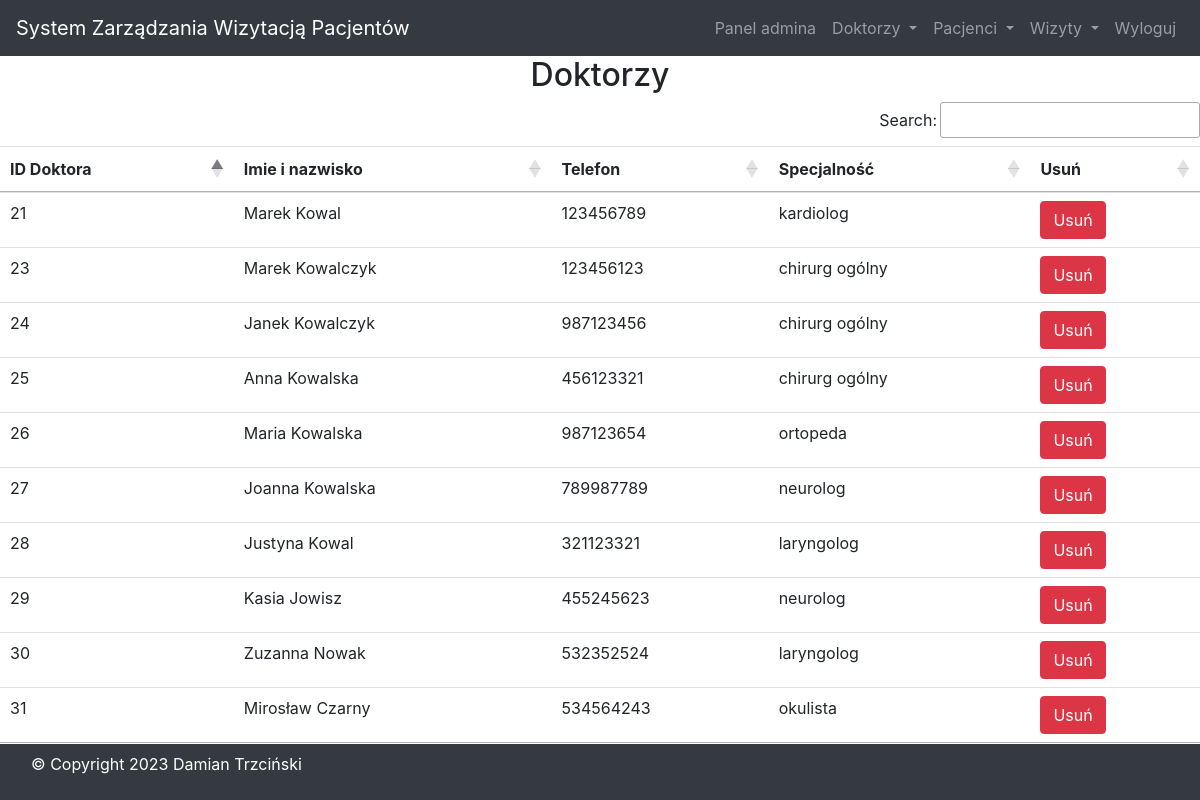
Page /view_doctor/ (signed in) on the committed database.
### szpital/models.py (models this page shows, shortened)
class Doktor(models.Model):
    id = models.AutoField(primary_key=True)
    imie = models.CharField(max_length=50)
    telefon = models.IntegerField()
    specjalnosc = models.CharField(max_length=50)

### szpital/views.py (the view)
# urls.py: path('view_doctor/', View_Doctor, name='view_doctor'),
def View_Doctor(request):
    if not request.user.is_staff:
        return redirect('login')
    doc = Doktor.objects.all()
    d = {'doc':doc}
    return render(request, 'view_doctor.html', d)

### szpital/templates/view_doctor.html
{% include 'baza.html' %}
{% include 'nawigacja.html' %}
{% block content %}
<div>
    <h2 class="text-center">Doktorzy</h2>
    <table id="tabela" class="table table-hover">
        <thead>
            <tr>
                <th>ID Doktora</th>
                <th>Imie i nazwisko</th>
                <th>Telefon</th>
                <th>Specjalność</th>
                <th>Usuń</th>
            </tr>
        </thead>
        <tbody>
            {% for i in doc %}
            <tr>
                <td>{{i.id}}</td>
                <td>{{i.imie}}</td>
                <td>{{i.telefon}}</td>
                <td>{{i.specjalnosc}}</td>
                <td><a href="{% url 'delete_doctor' i.id %}" onclick="return confirm('Usunąć doktora ?')" class="btn btn-danger">Usuń</a></td>
            </tr>
            {% endfor %}
        </tbody>
    </table>
</div>
{% endblock content %}
{% include 'stopka.html' %}

### szpital/templates/baza.html (shortened to what this page needs)
{% load static %}
<!DOCTYPE html>
<html lang="en">
<head>
    <link rel="stylesheet" href="https://maxcdn.bootstrapcdn.com/bootstrap/4.5.2/css/bootstrap.min.css">
    <link rel="stylesheet" href="https://use.fontawesome.com/releases/v5.7.0/css/all.css">
    <link rel="stylesheet" type="text/css" href="{% static 'css/mystyle.css' %}">
    <link rel="stylesheet" href="https://cdn.datatables.net/1.10.24/css/jquery.dataTables.min.css"/>
    <link rel="stylesheet" href="https://cdn.datatables.net/buttons/1.7.0/css/buttons.dataTables.min.css"/>
</head>
<body>
</body>
</html>

### szpital/templates/nawigacja.html (shortened to what this page needs)
<nav class="navbar navbar-expand-lg navbar-dark bg-dark">
    <a class="navbar-brand" href="{% url 'stronaglowna' %}">System Zarządzania Wizytacją Pacjentów</a>
    <div class="collapse navbar-collapse" id="navbarSupportedContent">
      <ul class="navbar-nav ml-auto">
        {% if request.user.is_staff %}
        <li class="nav-item">
          <a class="nav-link" href="{% url 'dashboard' %}">Panel admina<span class="sr-only">(current)</span></a>
        </li>
        <li class="nav-item dropdown">
          <a class="nav-link dropdown-toggle" href="#" id="navbarDropdown" role="button" data-toggle="dropdown" aria-haspopup="true" aria-expanded="false">
            Doktorzy
          </a>
        </li>
        <li class="nav-item dropdown">
          <a class="nav-link dropdown-toggle" href="#" id="navbarDropdown" role="button" data-toggle="dropdown" aria-haspopup="true" aria-expanded="false">
            Pacjenci
          </a>
        </li>
        <li class="nav-item dropdown">
          <a class="nav-link dropdown-toggle" href="#" id="navbarDropdown" role="button" data-toggle="dropdown" aria-haspopup="true" aria-expanded="false">
            Wizyty
          </a>
        </li>
        <li class="nav-item">
          <a class="nav-link" href="{% url 'logout_admin' %}">Wyloguj</a>
        </li>
        {% endif %}
      </ul>
    </div>
  </nav>

### szpital/templates/stopka.html
<nav class="navbar navbar-expand-sm bg-dark fixed-bottom">
    <div class="footer-bottom">
        <div class="container">
            <div class="row">
                <div class="col-sm-12 text-center">
                    <div class="copyright-text">
                        <p class="text-white text-center">© Copyright 2023 Damian Trzciński </p>
                    </div>
                </div>
            </div>
        </div>
    </div>
</nav>

### rows in the picture
Doktor: id "21", imie "Marek Kowal", telefon "123456789", specjalnosc "kardiolog"
Doktor: id "23", imie "Marek Kowalczyk", telefon "123456123", specjalnosc "chirurg ogólny"
Doktor: id "24", imie "Janek Kowalczyk", telefon "987123456", specjalnosc "chirurg ogólny"
Doktor: id "25", imie "Anna Kowalska", telefon "456123321", specjalnosc "chirurg ogólny"
Doktor: id "26", imie "Maria Kowalska", telefon "987123654", specjalnosc "ortopeda"
Doktor: id "27", imie "Joanna Kowalska", telefon "789987789", specjalnosc "neurolog"
Doktor: id "28", imie "Justyna Kowal", telefon "321123321", specjalnosc "laryngolog"
Doktor: id "29", imie "Kasia Jowisz", telefon "455245623", specjalnosc "neurolog"
Doktor: id "30", imie "Zuzanna Nowak", telefon "532352524", specjalnosc "laryngolog"
Doktor: id "31", imie "Mirosław Czarny", telefon "534564243", specjalnosc "okulista"
